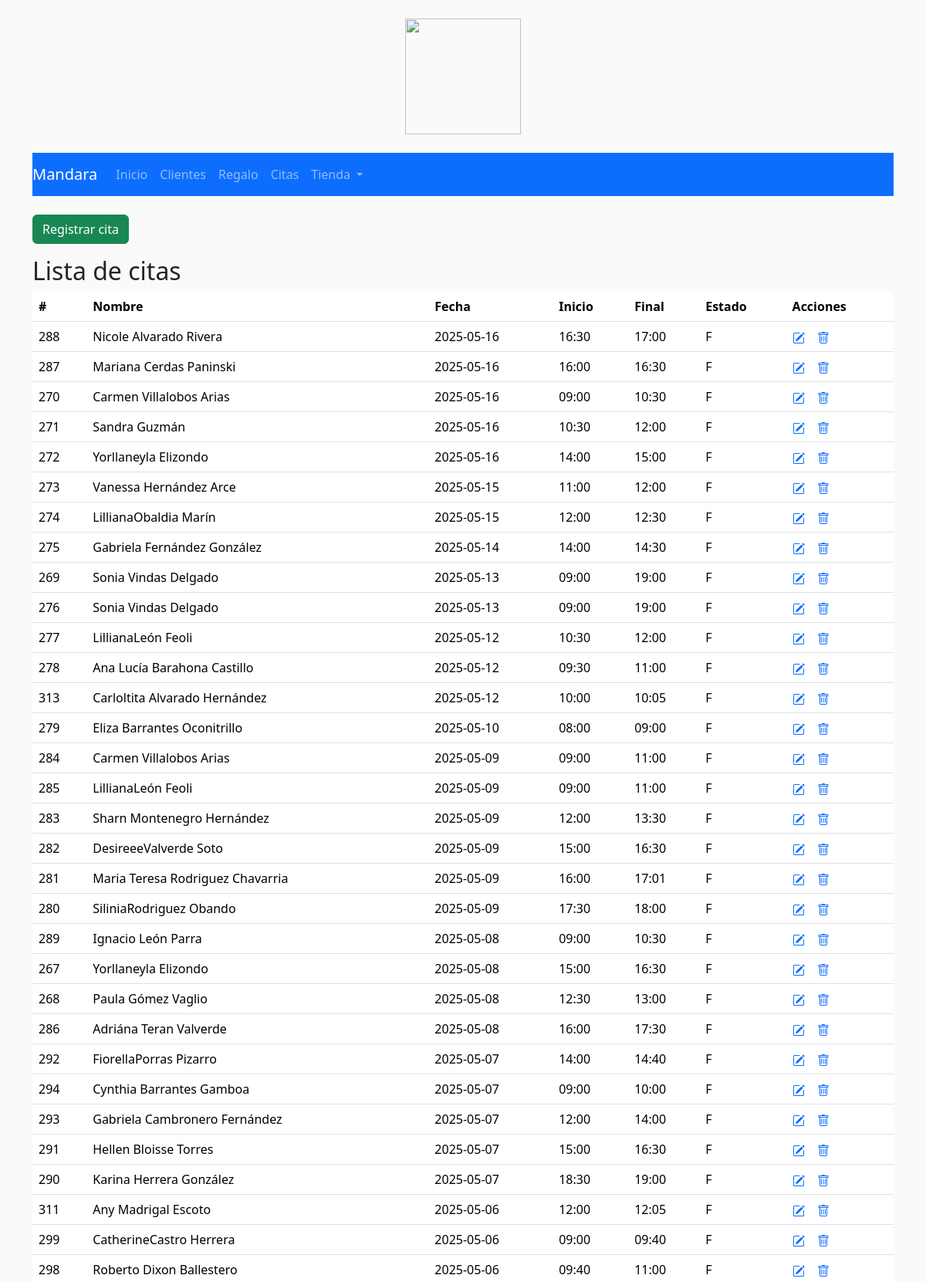
Page /admin_mandara/reporte.php (upper part) on the committed database.
### tables this page shows
CREATE TABLE `citas` (
  `id_cita` int(11) UNSIGNED NOT NULL,
  `tratamiento` varchar(50) NOT NULL,
  `detalle` varchar(50) NOT NULL,
  `fecha` date NOT NULL,
  `hora_inicio` varchar(50) NOT NULL,
  `hora_final` varchar(50) NOT NULL,
  `estado` varchar(10) NOT NULL,
  `importe` int(10) NOT NULL,
  `modo_pago` varchar(100) NOT NULL,
  `observaciones_c` varchar(300) NOT NULL,
  `created_at` timestamp NOT NULL DEFAULT current_timestamp(),
  `updated_at` timestamp NOT NULL DEFAULT current_timestamp(),
  `id` int(10) UNSIGNED NOT NULL
);

CREATE TABLE `alumnos` (
  `id` int(11) UNSIGNED NOT NULL,
  `nombre` varchar(30) NOT NULL,
  `apellido` varchar(30) NOT NULL,
  `email` varchar(50) NOT NULL,
  `edad` date DEFAULT NULL,
  `mes` varchar(10) NOT NULL,
  `celular` varchar(40) NOT NULL,
  `direccion` varchar(100) NOT NULL,
  `observaciones` varchar(300) NOT NULL,
  `created_at` timestamp NOT NULL DEFAULT current_timestamp(),
  `updated_at` timestamp NOT NULL DEFAULT current_timestamp()
);

### admin_mandara/funciones.php (called while the page is built, shortened)
<?php
function escapar($html) {
  return htmlspecialchars($html, ENT_QUOTES | ENT_SUBSTITUTE, "UTF-8");
}

### admin_mandara/reporte.php (the view, shortened to what this page needs)
<?php
include 'funciones.php';
$error = false;
$config = include 'config.php';
try {
  $dsn = 'mysql:host=' . $config['db']['host'] . ';dbname=' . $config['db']['name'];
  $conexion = new PDO($dsn, $config['db']['user'], $config['db']['pass'], $config['db']['options']);
  $consultaSQL = "SELECT alumnos.nombre, apellido, citas.fecha, id_cita, hora_inicio, hora_final, estado
    from alumnos, citas WHERE alumnos.id=citas.id ORDER BY fecha DESC ";
  $sentencia = $conexion->prepare($consultaSQL);
  $sentencia->execute();
  $clientes = $sentencia->fetchAll();
} catch(PDOException $error) {
  $error= $error->getMessage();
}
$titulo = isset($_POST['apellido']) ? 'Lista de citas (' . $_POST['apellido'] . ')' : 'Lista de citas';
?>
<?php include "templates/header.php"; ?>
<div class="container">
<?php include '../sistema_obsequios/menu.php'; ?>
  <div class="row">
    <div class="col-md-12">
      <a href="https://semillasdelagro.com/pruebas/admin_mandara/crear_cita.php"  class="btn btn-success mt-4">Registrar cita</a>
    </div>
  </div>
</div>
<div class="container">
  <div class="row">
    <div class="col-md-12">
      <h2 class="mt-3"><?= $titulo ?></h2>
      <table class="table" id="tabla">
        <thead>
          <tr>
            <th>#</th>
            <th>Nombre</th>
            <th>Fecha</th>
            <th>Inicio</th>
            <th>Final</th>
            <th>Estado</th>
            <th>Acciones</th>
          </tr>
        </thead>
        <tbody>
          <?php
          if ($clientes && $sentencia->rowCount() > 0) {
            foreach ($clientes as $fila) {
              ?>
              <tr>
                <td><?php echo escapar($fila["id_cita"]); ?></td>
                <td><?php echo escapar($fila["nombre"]); ?><?php echo escapar($fila["apellido"]); ?></td>
                <td><?php echo escapar($fila["fecha"]); ?></td>
                <td><?php echo escapar($fila["hora_inicio"]); ?></td>
                <td><?php echo escapar($fila["hora_final"]); ?></td>
                <td><?php echo escapar($fila["estado"]); ?></td>
                <td>
                <a href="<?= 'editar_cita.php?id_cita=' . escapar($fila["id_cita"]) ?>"></a>&nbsp;&nbsp;&nbsp;
                  <a href="<?= 'borrar_cita.php?id_cita=' . escapar($fila["id_cita"]) ?>"></a>
                </td>
              </tr>
              <?php
            }
          }
          ?>
      </table>
    </div>
  </div>
  <br/>
</div>

### admin_mandara/templates/header.php (style rules this page uses)
body { background-color: #FAFAFA; }
#tabla { background-color: white; }

### rows in the picture
citas: id_cita "288", id.nombre "Nicole", id.apellido "Alvarado Rivera", fecha "2025-05-16", hora_inicio "16:30", hora_final "17:00", estado "F"
citas: id_cita "287", id.nombre "Mariana", id.apellido "Cerdas Paninski", fecha "2025-05-16", hora_inicio "16:00", hora_final "16:30", estado "F"
citas: id_cita "270", id.nombre "Carmen", id.apellido "Villalobos Arias", fecha "2025-05-16", hora_inicio "09:00", hora_final "10:30", estado "F"
citas: id_cita "271", id.nombre "Sandra", id.apellido "Guzmán", fecha "2025-05-16", hora_inicio "10:30", hora_final "12:00", estado "F"
citas: id_cita "272", id.nombre "Yorllaneyla", id.apellido "Elizondo", fecha "2025-05-16", hora_inicio "14:00", hora_final "15:00", estado "F"
citas: id_cita "273", id.nombre "Vanessa", id.apellido "Hernández Arce", fecha "2025-05-15", hora_inicio "11:00", hora_final "12:00", estado "F"
citas: id_cita "274", id.nombre "Lilliana", id.apellido "Obaldia Marín", fecha "2025-05-15", hora_inicio "12:00", hora_final "12:30", estado "F"
citas: id_cita "275", id.nombre "Gabriela", id.apellido "Fernández González", fecha "2025-05-14", hora_inicio "14:00", hora_final "14:30", estado "F"
citas: id_cita "269", id.nombre "Sonia", id.apellido "Vindas Delgado", fecha "2025-05-13", hora_inicio "09:00", hora_final "19:00", estado "F"
citas: id_cita "276", id.nombre "Sonia", id.apellido "Vindas Delgado", fecha "2025-05-13", hora_inicio "09:00", hora_final "19:00", estado "F"
citas: id_cita "277", id.nombre "Lilliana", id.apellido "León Feoli", fecha "2025-05-12", hora_inicio "10:30", hora_final "12:00", estado "F"
citas: id_cita "278", id.nombre "Ana Lucía", id.apellido "Barahona Castillo", fecha "2025-05-12", hora_inicio "09:30", hora_final "11:00", estado "F"
citas: id_cita "313", id.nombre "Carloltita", id.apellido "Alvarado Hernández", fecha "2025-05-12", hora_inicio "10:00", hora_final "10:05", estado "F"
citas: id_cita "279", id.nombre "Eliza", id.apellido "Barrantes Oconitrillo", fecha "2025-05-10", hora_inicio "08:00", hora_final "09:00", estado "F"
citas: id_cita "284", id.nombre "Carmen", id.apellido "Villalobos Arias", fecha "2025-05-09", hora_inicio "09:00", hora_final "11:00", estado "F"
citas: id_cita "285", id.nombre "Lilliana", id.apellido "León Feoli", fecha "2025-05-09", hora_inicio "09:00", hora_final "11:00", estado "F"
citas: id_cita "283", id.nombre "Sharn", id.apellido "Montenegro Hernández", fecha "2025-05-09", hora_inicio "12:00", hora_final "13:30", estado "F"
citas: id_cita "282", id.nombre "Desireee", id.apellido "Valverde Soto", fecha "2025-05-09", hora_inicio "15:00", hora_final "16:30", estado "F"
citas: id_cita "281", id.nombre "Maria Teresa", id.apellido "Rodriguez Chavarria", fecha "2025-05-09", hora_inicio "16:00", hora_final "17:01", estado "F"
citas: id_cita "280", id.nombre "Silinia", id.apellido "Rodriguez Obando", fecha "2025-05-09", hora_inicio "17:30", hora_final "18:00", estado "F"
citas: id_cita "289", id.nombre "Ignacio", id.apellido "León Parra", fecha "2025-05-08", hora_inicio "09:00", hora_final "10:30", estado "F"
citas: id_cita "267", id.nombre "Yorllaneyla", id.apellido "Elizondo", fecha "2025-05-08", hora_inicio "15:00", hora_final "16:30", estado "F"
citas: id_cita "268", id.nombre "Paula", id.apellido "Gómez Vaglio", fecha "2025-05-08", hora_inicio "12:30", hora_final "13:00", estado "F"
citas: id_cita "286", id.nombre "Adriána", id.apellido "Teran Valverde", fecha "2025-05-08", hora_inicio "16:00", hora_final "17:30", estado "F"
citas: id_cita "292", id.nombre "Fiorella", id.apellido "Porras Pizarro", fecha "2025-05-07", hora_inicio "14:00", hora_final "14:40", estado "F"
citas: id_cita "294", id.nombre "Cynthia", id.apellido "Barrantes Gamboa", fecha "2025-05-07", hora_inicio "09:00", hora_final "10:00", estado "F"
citas: id_cita "293", id.nombre "Gabriela", id.apellido "Cambronero Fernández", fecha "2025-05-07", hora_inicio "12:00", hora_final "14:00", estado "F"
citas: id_cita "291", id.nombre "Hellen", id.apellido "Bloisse Torres", fecha "2025-05-07", hora_inicio "15:00", hora_final "16:30", estado "F"
citas: id_cita "290", id.nombre "Karina", id.apellido "Herrera González", fecha "2025-05-07", hora_inicio "18:30", hora_final "19:00", estado "F"
citas: id_cita "311", id.nombre "Any", id.apellido "Madrigal Escoto", fecha "2025-05-06", hora_inicio "12:00", hora_final "12:05", estado "F"
citas: id_cita "299", id.nombre "Catherine", id.apellido "Castro Herrera", fecha "2025-05-06", hora_inicio "09:00", hora_final "09:40", estado "F"
citas: id_cita "298", id.nombre "Roberto", id.apellido "Dixon Ballestero", fecha "2025-05-06", hora_inicio "09:40", hora_final "11:00", estado "F"

### other values in the picture
$titulo "Lista de citas"
